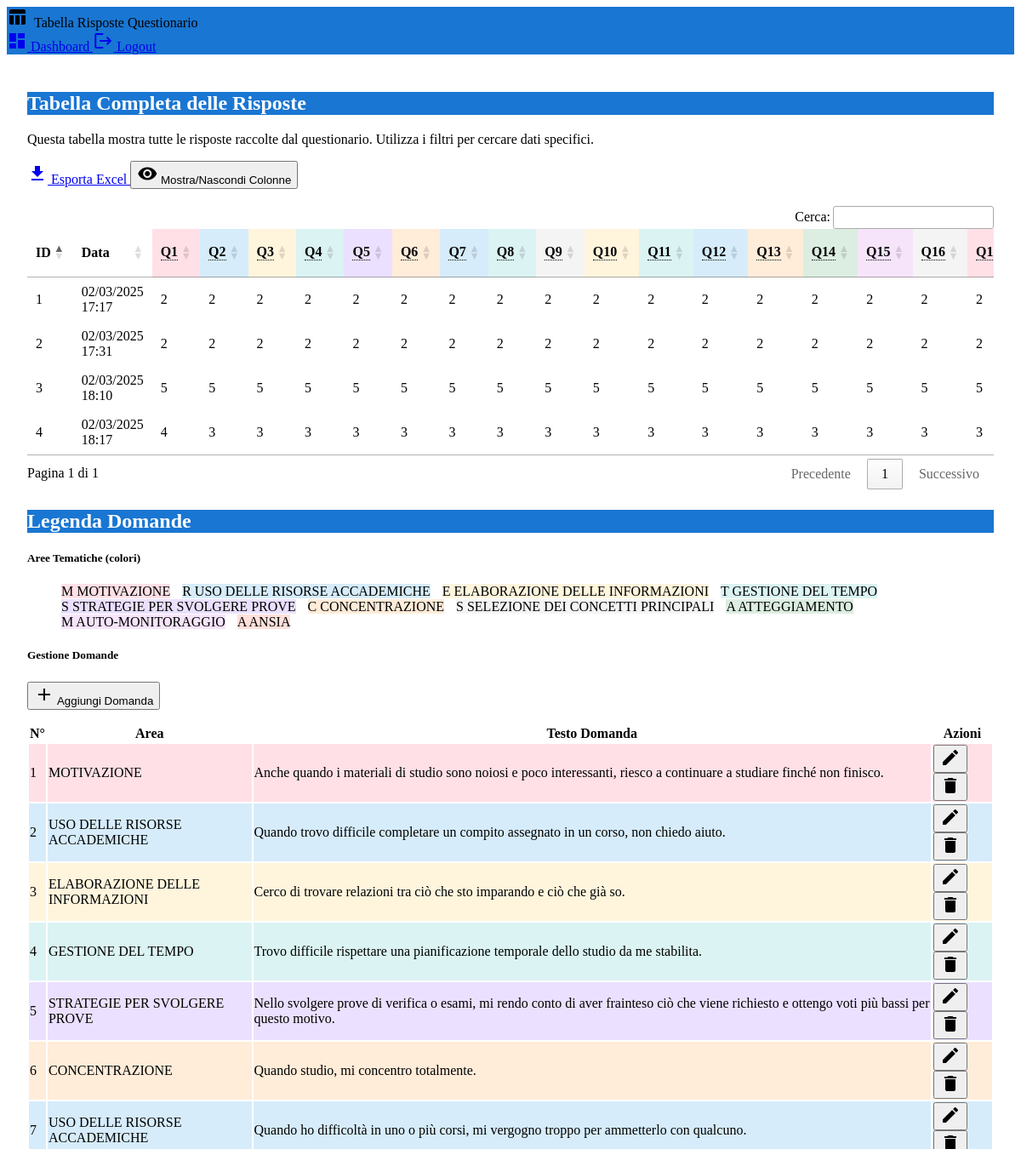
The app's page /admin/tabella_risposte (signed in) with its own data.
### questionario_app.py (models this page shows)
class Domanda(db.Model):
    id = db.Column(db.Integer, primary_key=True)
    testo = db.Column(db.Text, nullable=False)
    area = db.Column(db.String(50), nullable=False)
    ordine = db.Column(db.Integer, nullable=False)
    etichetta = db.Column(db.String(100))
    feedback_basso = db.Column(db.Text)
    feedback_medio = db.Column(db.Text)
    feedback_alto = db.Column(db.Text)
    attiva = db.Column(db.Boolean, default=True)
    created_at = db.Column(db.DateTime, default=datetime.utcnow)
    updated_at = db.Column(db.DateTime, default=datetime.utcnow, onupdate=datetime.utcnow)

### questionario_app.py (the view, shortened to what this page needs)
@app.route('/admin/tabella_risposte', methods=['GET', 'POST'])
@login_required
def tabella_risposte():
    global MAPPA_DOMANDE, AREE, AREE_INVERSE
    risposte = Risposta.query.order_by(Risposta.timestamp.desc()).all()
    domande = Domanda.query.order_by(Domanda.ordine).all()
    headers = ['ID', 'Data']
    headers.extend([f'Q{i}' for i in range(1, 61)])
    headers.extend(['Media Motivazione', 'Media Risorse', 'Media Elaborazione',
                   'Media Tempo', 'Media Strategie', 'Media Concentrazione',
                   'Media Selezione', 'Media Atteggiamento', 'Media Monitoraggio',
                   'Media Ansia'])
    data = []
    for r in risposte:
        row = [r.id, r.timestamp.strftime('%d/%m/%Y %H:%M')]
        row.extend([r.risposte.get(f'q{i}', '') for i in range(1, 61)])
        row.extend([
            round(r.media_motivazione, 2),
            round(r.media_risorse, 2),
            round(r.media_elaborazione, 2),
            round(r.media_tempo, 2),
            round(r.media_strategie, 2),
            round(r.media_concentrazione, 2),
            round(r.media_selezione, 2),
            round(r.media_atteggiamento, 2),
            round(r.media_monitoraggio, 2),
            round(r.media_ansia, 2)
        ])
        data.append(row)
    return render_template('admin/tabella_risposte.html',
                         headers=headers,
                         data=data,
                         risposte=risposte,
                         mappa_domande=MAPPA_DOMANDE,
                         aree_domande={str(k): v for k, v in AREE_INVERSE.items()},
                         domande=domande,
                         aree=AREE.keys())

### templates/admin/tabella_risposte.html (shortened to what this page needs)
<!DOCTYPE html>
<html lang="it">
<head>
    <link rel="stylesheet" href="https://code.getmdl.io/1.3.0/material.blue-light_blue.min.css">
    <link rel="stylesheet" href="https://cdn.datatables.net/1.11.5/css/jquery.dataTables.min.css">
    <link rel="stylesheet" href="https://cdn.datatables.net/buttons/2.2.2/css/buttons.dataTables.min.css">
</head>
<body>
    <div class="mdl-layout mdl-js-layout mdl-layout--fixed-header">
        <header class="mdl-layout__header">
            <div class="mdl-layout__header-row">
                <i class="material-icons">table_chart</i>
                <span class="mdl-layout-title">&nbsp;Tabella Risposte Questionario</span>
                <nav class="mdl-navigation">
                    <a href="{{ url_for('admin_dashboard') }}" class="mdl-navigation__link">
                        <i class="material-icons">dashboard</i> Dashboard
                    </a>
                    <a href="{{ url_for('logout') }}" class="mdl-navigation__link">
                        <i class="material-icons">logout</i> Logout
                    </a>
                </nav>
            </div>
        </header>
        <main class="mdl-layout__content">
            <div class="page-content">
                <div class="mdl-card mdl-shadow--2dp">
                    <div class="mdl-card__title">
                        <h2 class="mdl-card__title-text">Tabella Completa delle Risposte</h2>
                    </div>
                    <div class="mdl-card__supporting-text">
                        <p>Questa tabella mostra tutte le risposte raccolte dal questionario. Utilizza i filtri per cercare dati specifici.</p>
                        <div class="action-buttons">
                            <a href="{{ url_for('download_excel') }}" class="mdl-button mdl-js-button mdl-button--raised mdl-button--colored mdl-js-ripple-effect">
                                <i class="material-icons">file_download</i> Esporta Excel
                            </a>
                            <button id="toggle-columns" class="mdl-button mdl-js-button mdl-button--raised mdl-js-ripple-effect">
                                <i class="material-icons">visibility</i> Mostra/Nascondi Colonne
                            </button>
                        </div>
                        <div class="table-container">
                            <table id="risposteTable" class="mdl-data-table mdl-js-data-table mdl-shadow--2dp" style="width:100%">
                                <thead>
                                    <tr>
                                        {% for header in headers %}
                                            <th>{{ header }}</th>
                                        {% endfor %}
                                    </tr>
                                </thead>
                                <tbody>
                                    {% for row in data %}
                                        <tr>
                                            {% for cell in row %}
                                                <td>{{ cell }}</td>
                                            {% endfor %}
                                        </tr>
                                    {% endfor %}
                                </tbody>
                            </table>
                        </div>
                    </div>
                </div>
                <div class="mdl-card mdl-shadow--2dp">
                    <div class="mdl-card__title">
                        <h2 class="mdl-card__title-text">Legenda Domande</h2>
                    </div>
                    <div class="mdl-card__supporting-text">
                        <h5>Aree Tematiche (colori)</h5>
                        <ul class="mdl-list">
                            <li class="mdl-list__item" style="display: inline-block; margin-right: 10px;">
                                <span class="mdl-list__item-primary-content">
                                    <span class="mdl-chip mdl-chip--contact area-motivazione">
                                        <span class="mdl-chip__contact mdl-color--pink">M</span>
                                        <span class="mdl-chip__text">MOTIVAZIONE</span>
                                    </span>
                                </span>
                            </li>
                            <li class="mdl-list__item" style="display: inline-block; margin-right: 10px;">
                                <span class="mdl-list__item-primary-content">
                                    <span class="mdl-chip mdl-chip--contact area-risorse">
                                        <span class="mdl-chip__contact mdl-color--blue">R</span>
                                        <span class="mdl-chip__text">USO DELLE RISORSE ACCADEMICHE</span>
                                    </span>
                                </span>
                            </li>
                            <li class="mdl-list__item" style="display: inline-block; margin-right: 10px;">
                                <span class="mdl-list__item-primary-content">
                                    <span class="mdl-chip mdl-chip--contact area-elaborazione">
                                        <span class="mdl-chip__contact mdl-color--yellow-700">E</span>
                                        <span class="mdl-chip__text">ELABORAZIONE DELLE INFORMAZIONI</span>
                                    </span>
                                </span>
                            </li>
                            <li class="mdl-list__item" style="display: inline-block; margin-right: 10px;">
                                <span class="mdl-list__item-primary-content">
                                    <span class="mdl-chip mdl-chip--contact area-tempo">
                                        <span class="mdl-chip__contact mdl-color--teal">T</span>
                                        <span class="mdl-chip__text">GESTIONE DEL TEMPO</span>
                                    </span>
                                </span>
                            </li>
                            <li class="mdl-list__item" style="display: inline-block; margin-right: 10px;">
                                <span class="mdl-list__item-primary-content">
                                    <span class="mdl-chip mdl-chip--contact area-strategie">
                                        <span class="mdl-chip__contact mdl-color--deep-purple">S</span>
                                        <span class="mdl-chip__text">STRATEGIE PER SVOLGERE PROVE</span>
                                    </span>
                                </span>
                            </li>
                            <li class="mdl-list__item" style="display: inline-block; margin-right: 10px;">
                                <span class="mdl-list__item-primary-content">
                                    <span class="mdl-chip mdl-chip--contact area-concentrazione">
                                        <span class="mdl-chip__contact mdl-color--deep-orange">C</span>
                                        <span class="mdl-chip__text">CONCENTRAZIONE</span>
                                    </span>
                                </span>
                            </li>
                            <li class="mdl-list__item" style="display: inline-block; margin-right: 10px;">
                                <span class="mdl-list__item-primary-content">
                                    <span class="mdl-chip mdl-chip--contact area-selezione">
                                        <span class="mdl-chip__contact mdl-color--grey">S</span>
                                        <span class="mdl-chip__text">SELEZIONE DEI CONCETTI PRINCIPALI</span>
                                    </span>
                                </span>
                            </li>
                            <li class="mdl-list__item" style="display: inline-block; margin-right: 10px;">
                                <span class="mdl-list__item-primary-content">
                                    <span class="mdl-chip mdl-chip--contact area-atteggiamento">
                                        <span class="mdl-chip__contact mdl-color--light-green">A</span>
                                        <span class="mdl-chip__text">ATTEGGIAMENTO</span>
                                    </span>
                                </span>
                            </li>
                            <li class="mdl-list__item" style="display: inline-block; margin-right: 10px;">
                                <span class="mdl-list__item-primary-content">
                                    <span class="mdl-chip mdl-chip--contact area-monitoraggio">
                                        <span class="mdl-chip__contact mdl-color--purple">M</span>
                                        <span class="mdl-chip__text">AUTO-MONITORAGGIO</span>
                                    </span>
                                </span>
                            </li>
                            <li class="mdl-list__item" style="display: inline-block; margin-right: 10px;">
                                <span class="mdl-list__item-primary-content">
                                    <span class="mdl-chip mdl-chip--contact area-ansia">
                                        <span class="mdl-chip__contact mdl-color--red">A</span>
                                        <span class="mdl-chip__text">ANSIA</span>
                                    </span>
                                </span>
                            </li>
                        </ul>
                        <h5>Gestione Domande</h5>
                        <div class="action-buttons">
                            <button id="show-add-dialog" class="mdl-button mdl-js-button mdl-button--raised mdl-button--colored mdl-js-ripple-effect">
                                <i class="material-icons">add</i> Aggiungi Domanda
                            </button>
                        </div>
                        <div class="domande-container" style="max-height: 500px; overflow-y: auto;">
                            <table class="mdl-data-table mdl-js-data-table mdl-shadow--2dp" style="width:100%">
                                <thead>
                                    <tr>
                                        <th class="mdl-data-table__cell--non-numeric">N°</th>
                                        <th class="mdl-data-table__cell--non-numeric">Area</th>
                                        <th class="mdl-data-table__cell--non-numeric">Testo Domanda</th>
                                        <th class="mdl-data-table__cell--non-numeric">Azioni</th>
                                    </tr>
                                </thead>
                                <tbody>
                                    {% for domanda in domande %}
                                        {% set area_class = "" %}
                                        {% if "MOTIVAZIONE" in domanda.area %}
                                            {% set area_class = "area-motivazione" %}
                                        {% elif "RISORSE" in domanda.area %}
                                            {% set area_class = "area-risorse" %}
                                        {% elif "ELABORAZIONE" in domanda.area %}
                                            {% set area_class = "area-elaborazione" %}
                                        {% elif "TEMPO" in domanda.area %}
                                            {% set area_class = "area-tempo" %}
                                        {% elif "STRATEGIE" in domanda.area %}
                                            {% set area_class = "area-strategie" %}
                                        {% elif "CONCENTRAZIONE" in domanda.area %}
                                            {% set area_class = "area-concentrazione" %}
                                        {% elif "SELEZIONE" in domanda.area %}
                                            {% set area_class = "area-selezione" %}
                                        {% elif "ATTEGGIAMENTO" in domanda.area %}
                                            {% set area_class = "area-atteggiamento" %}
                                        {% elif "MONITORAGGIO" in domanda.area %}
                                            {% set area_class = "area-monitoraggio" %}
                                        {% elif "ANSIA" in domanda.area %}
                                            {% set area_class = "area-ansia" %}
                                        {% endif %}
                                        <tr class="{{ area_class }}">
                                            <td class="mdl-data-table__cell--non-numeric">{{ domanda.ordine }}</td>
                                            <td class="mdl-data-table__cell--non-numeric">{{ domanda.area }}</td>
                                            <td class="mdl-data-table__cell--non-numeric">{{ domanda.testo }}</td>
                                            <td class="mdl-data-table__cell--non-numeric">
                                                <button class="mdl-button mdl-js-button mdl-button--icon mdl-button--colored" id="show-edit-dialog{{ domanda.id }}">
                                                    <i class="material-icons">edit</i>
                                                </button>
                                                <form method="POST" style="display: inline;" id="deleteForm{{ domanda.id }}">
                                                    <button type="button" class="mdl-button mdl-js-button mdl-button--icon mdl-button--colored" onclick="confirmDelete({{ domanda.id }})">
                                                        <i class="material-icons">delete</i>
                                                    </button>
                                                </form>
                                            </td>
                                        </tr>
                                    {% endfor %}
                                </tbody>
                            </table>
                        </div>
                    </div>
                </div>
        </main>
    </div>
</body>
</html>

### records on screen
Domanda: ordine "1", area "MOTIVAZIONE", testo "Anche quando i materiali di studio sono noiosi e poco interessanti, riesco a continuare a studiare finché non finisco."
Domanda: ordine "2", area "USO DELLE RISORSE ACCADEMICHE", testo "Quando trovo difficile completare un compito assegnato in un corso, non chiedo aiuto."
Domanda: ordine "3", area "ELABORAZIONE DELLE INFORMAZIONI", testo "Cerco di trovare relazioni tra ciò che sto imparando e ciò che già so."
Domanda: ordine "4", area "GESTIONE DEL TEMPO", testo "Trovo difficile rispettare una pianificazione temporale dello studio da me stabilita."
Domanda: ordine "5", area "STRATEGIE PER SVOLGERE PROVE", testo "Nello svolgere prove di verifica o esami, mi rendo conto di aver frainteso ciò che viene richiesto e ottengo voti più bassi per questo motivo."
Domanda: ordine "6", area "CONCENTRAZIONE", testo "Quando studio, mi concentro totalmente."
Domanda: ordine "7", area "USO DELLE RISORSE ACCADEMICHE", testo "Quando ho difficoltà in uno o più corsi, mi vergogno troppo per ammetterlo con qualcuno."

### other values on screen
{{ header }} "ID" "Data"
{{ cell }} "4" "02/03/2025 18:17" "4" "3" "3" "3" "3" "3" "3" "3" "3" "3" "3" "3" "3" "3" "3" "3" "3" "3" "02/03/2025 18:10" "5" "5" "5" "5" "5" "5" "5" "5" "5" "5" "5" "5" "5" "5" "5" "5" "5" "2" "02/03/2025 17:31" "2" "2" "2" "2" "2" "2" "2" "2" "2" "2" "2" "2" "2" "2" "2" "2" "2" "1" "02/03/2025 17:17" "2" "2" "2" "2" "2" "2" "2" "2" "2" "2" "2" "2" "2" "2" "2" "2" "2"
